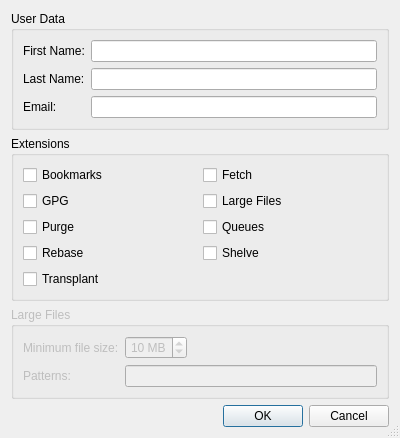
<?xml version="1.0" encoding="UTF-8"?>
<ui version="4.0">
 <class>HgUserConfigDataDialog</class>
 <widget class="QDialog" name="HgUserConfigDataDialog">
  <property name="geometry">
   <rect>
    <x>0</x>
    <y>0</y>
    <width>400</width>
    <height>388</height>
   </rect>
  </property>
  <property name="windowTitle">
   <string>Mercurial User Data</string>
  </property>
  <property name="sizeGripEnabled">
   <bool>true</bool>
  </property>
  <layout class="QVBoxLayout" name="verticalLayout">
   <item>
    <widget class="QGroupBox" name="groupBox">
     <property name="title">
      <string>User Data</string>
     </property>
     <layout class="QGridLayout" name="gridLayout">
      <item row="0" column="0">
       <widget class="QLabel" name="label">
        <property name="text">
         <string>First Name:</string>
        </property>
       </widget>
      </item>
      <item row="0" column="1">
       <widget class="E5ClearableLineEdit" name="firstNameEdit">
        <property name="toolTip">
         <string>Enter the first name</string>
        </property>
       </widget>
      </item>
      <item row="1" column="0">
       <widget class="QLabel" name="label_2">
        <property name="text">
         <string>Last Name:</string>
        </property>
       </widget>
      </item>
      <item row="1" column="1">
       <widget class="E5ClearableLineEdit" name="lastNameEdit">
        <property name="toolTip">
         <string>Enter the last name</string>
        </property>
       </widget>
      </item>
      <item row="2" column="0">
       <widget class="QLabel" name="label_3">
        <property name="text">
         <string>Email:</string>
        </property>
       </widget>
      </item>
      <item row="2" column="1">
       <widget class="E5ClearableLineEdit" name="emailEdit">
        <property name="toolTip">
         <string>Enter the email address</string>
        </property>
       </widget>
      </item>
     </layout>
    </widget>
   </item>
   <item>
    <widget class="QGroupBox" name="groupBox_2">
     <property name="title">
      <string>Extensions</string>
     </property>
     <layout class="QGridLayout" name="gridLayout_2">
      <item row="0" column="0">
       <widget class="QCheckBox" name="bookmarksCheckBox">
        <property name="toolTip">
         <string>Select to activate the bookmarks extension</string>
        </property>
        <property name="text">
         <string>Bookmarks</string>
        </property>
       </widget>
      </item>
      <item row="0" column="1">
       <widget class="QCheckBox" name="fetchCheckBox">
        <property name="toolTip">
         <string>Select to activate the fetch extension</string>
        </property>
        <property name="text">
         <string>Fetch</string>
        </property>
       </widget>
      </item>
      <item row="1" column="0">
       <widget class="QCheckBox" name="gpgCheckBox">
        <property name="toolTip">
         <string>Select to activate the GPG extension</string>
        </property>
        <property name="text">
         <string>GPG</string>
        </property>
       </widget>
      </item>
      <item row="1" column="1">
       <widget class="QCheckBox" name="largefilesCheckBox">
        <property name="toolTip">
         <string>Select to activate the largefiles extension</string>
        </property>
        <property name="text">
         <string>Large Files</string>
        </property>
       </widget>
      </item>
      <item row="2" column="0">
       <widget class="QCheckBox" name="purgeCheckBox">
        <property name="toolTip">
         <string>Select to activate the Purge extension</string>
        </property>
        <property name="text">
         <string>Purge</string>
        </property>
       </widget>
      </item>
      <item row="2" column="1">
       <widget class="QCheckBox" name="queuesCheckBox">
        <property name="toolTip">
         <string>Select to activate the queues extension</string>
        </property>
        <property name="text">
         <string>Queues</string>
        </property>
       </widget>
      </item>
      <item row="3" column="0">
       <widget class="QCheckBox" name="rebaseCheckBox">
        <property name="toolTip">
         <string>Select to activate the rebase extension</string>
        </property>
        <property name="text">
         <string>Rebase</string>
        </property>
       </widget>
      </item>
      <item row="3" column="1">
       <widget class="QCheckBox" name="shelveCheckBox">
        <property name="toolTip">
         <string>Select to activate the shelve extension</string>
        </property>
        <property name="text">
         <string>Shelve</string>
        </property>
       </widget>
      </item>
      <item row="4" column="0">
       <widget class="QCheckBox" name="transplantCheckBox">
        <property name="toolTip">
         <string>Select to activate the transplant extension</string>
        </property>
        <property name="text">
         <string>Transplant</string>
        </property>
       </widget>
      </item>
     </layout>
    </widget>
   </item>
   <item>
    <widget class="QGroupBox" name="largefilesGroup">
     <property name="enabled">
      <bool>false</bool>
     </property>
     <property name="title">
      <string>Large Files</string>
     </property>
     <layout class="QGridLayout" name="gridLayout_3">
      <item row="0" column="0">
       <widget class="QLabel" name="label_4">
        <property name="text">
         <string>Minimum file size:</string>
        </property>
       </widget>
      </item>
      <item row="0" column="1">
       <widget class="QSpinBox" name="lfFileSizeSpinBox">
        <property name="toolTip">
         <string>Enter the minimum file size in MB for files to be treated as Large Files</string>
        </property>
        <property name="alignment">
         <set>Qt::AlignRight|Qt::AlignTrailing|Qt::AlignVCenter</set>
        </property>
        <property name="suffix">
         <string> MB</string>
        </property>
        <property name="minimum">
         <number>1</number>
        </property>
        <property name="value">
         <number>10</number>
        </property>
       </widget>
      </item>
      <item row="0" column="2">
       <spacer name="horizontalSpacer">
        <property name="orientation">
         <enum>Qt::Horizontal</enum>
        </property>
        <property name="sizeHint" stdset="0">
         <size>
          <width>215</width>
          <height>20</height>
         </size>
        </property>
       </spacer>
      </item>
      <item row="1" column="0">
       <widget class="QLabel" name="label_5">
        <property name="text">
         <string>Patterns:</string>
        </property>
       </widget>
      </item>
      <item row="1" column="1" colspan="2">
       <widget class="QLineEdit" name="lfFilePatternsEdit">
        <property name="toolTip">
         <string>Enter file patterns (space separated) for files to be treated as Large Files</string>
        </property>
       </widget>
      </item>
     </layout>
    </widget>
   </item>
   <item>
    <widget class="QDialogButtonBox" name="buttonBox">
     <property name="orientation">
      <enum>Qt::Horizontal</enum>
     </property>
     <property name="standardButtons">
      <set>QDialogButtonBox::Cancel|QDialogButtonBox::Ok</set>
     </property>
    </widget>
   </item>
  </layout>
 </widget>
 <customwidgets>
  <customwidget>
   <class>E5ClearableLineEdit</class>
   <extends>QLineEdit</extends>
   <header>E5Gui/E5LineEdit.h</header>
  </customwidget>
 </customwidgets>
 <tabstops>
  <tabstop>firstNameEdit</tabstop>
  <tabstop>lastNameEdit</tabstop>
  <tabstop>emailEdit</tabstop>
  <tabstop>bookmarksCheckBox</tabstop>
  <tabstop>fetchCheckBox</tabstop>
  <tabstop>gpgCheckBox</tabstop>
  <tabstop>largefilesCheckBox</tabstop>
  <tabstop>purgeCheckBox</tabstop>
  <tabstop>queuesCheckBox</tabstop>
  <tabstop>rebaseCheckBox</tabstop>
  <tabstop>shelveCheckBox</tabstop>
  <tabstop>transplantCheckBox</tabstop>
  <tabstop>lfFileSizeSpinBox</tabstop>
  <tabstop>lfFilePatternsEdit</tabstop>
  <tabstop>buttonBox</tabstop>
 </tabstops>
 <resources/>
 <connections>
  <connection>
   <sender>buttonBox</sender>
   <signal>accepted()</signal>
   <receiver>HgUserConfigDataDialog</receiver>
   <slot>accept()</slot>
   <hints>
    <hint type="sourcelabel">
     <x>257</x>
     <y>378</y>
    </hint>
    <hint type="destinationlabel">
     <x>157</x>
     <y>274</y>
    </hint>
   </hints>
  </connection>
  <connection>
   <sender>buttonBox</sender>
   <signal>rejected()</signal>
   <receiver>HgUserConfigDataDialog</receiver>
   <slot>reject()</slot>
   <hints>
    <hint type="sourcelabel">
     <x>325</x>
     <y>378</y>
    </hint>
    <hint type="destinationlabel">
     <x>286</x>
     <y>274</y>
    </hint>
   </hints>
  </connection>
  <connection>
   <sender>largefilesCheckBox</sender>
   <signal>toggled(bool)</signal>
   <receiver>largefilesGroup</receiver>
   <slot>setEnabled(bool)</slot>
   <hints>
    <hint type="sourcelabel">
     <x>225</x>
     <y>173</y>
    </hint>
    <hint type="destinationlabel">
     <x>55</x>
     <y>276</y>
    </hint>
   </hints>
  </connection>
 </connections>
</ui>
